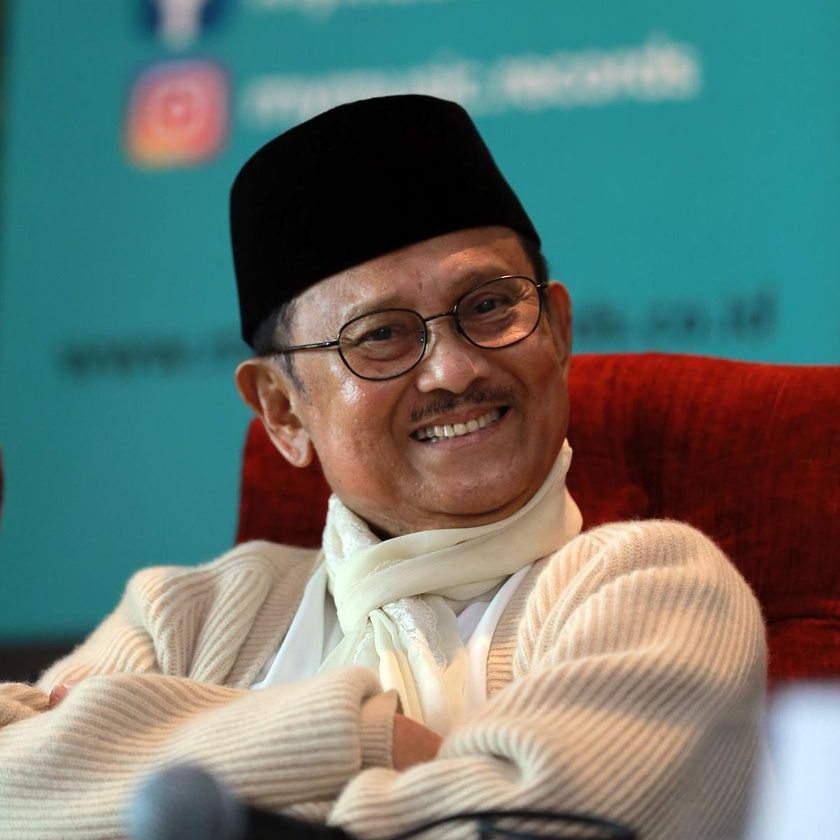
%> input picture Image correction/hbb.jpg, 840 x 840 px, shrunk from 1200 x 1200 before the run
$ octave avrfilt.m   (GNU Octave 9; MATLAB toolbox functions it lacks are replaced by stand-ins)
%> lines starting %> are read from the running program, lines starting %| are printed output that depends on the picture
I=imread('hbb.jpg');
%> I is the input picture: size 840x840x3 uint8; mean R, G, B 102.4, 119.4, 112.5
J=imnoise(I,'salt & pepper');
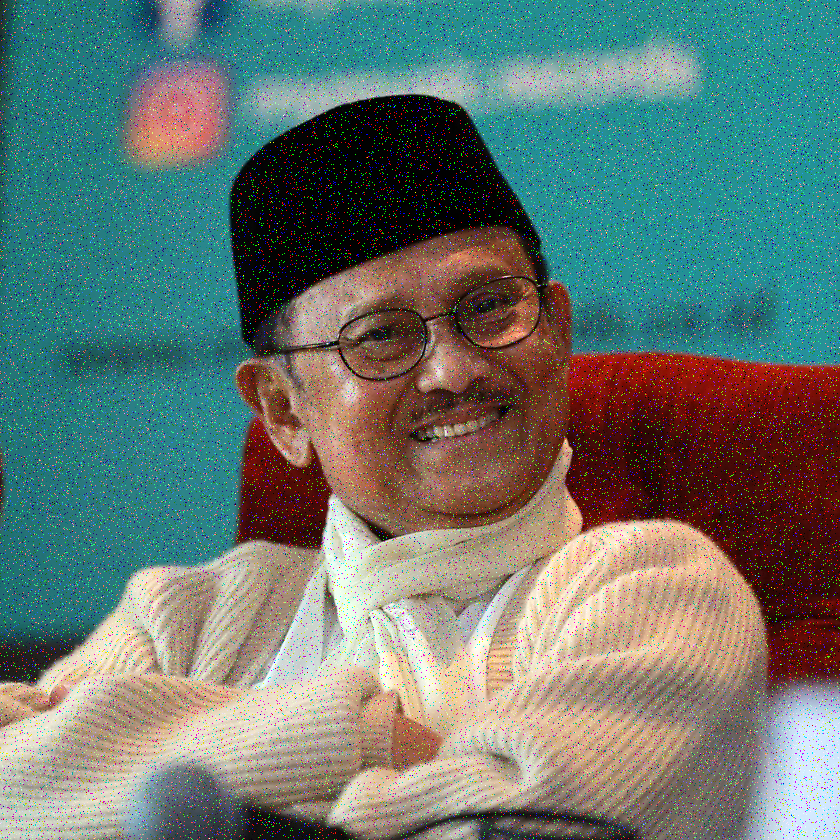
%> J: size 840x840x3 uint8; mean R, G, B 103.7, 119.8, 113.2
H=rgb2gray(J);
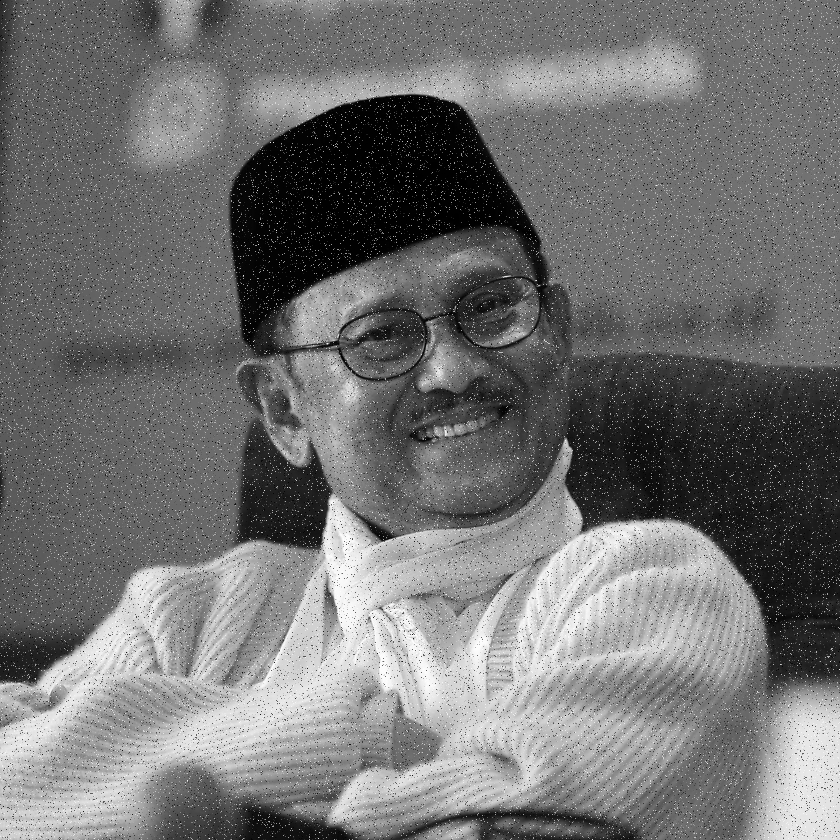
%> H: size 840x840 uint8; min 0, max 255, mean 114.2
B=ordfilt2(H,5,true(3)); % order statistic filters
subplot(121),imshow(H);title('the graph before filtering');
subplot(122),imshow(B);title('the graph after filtering');
